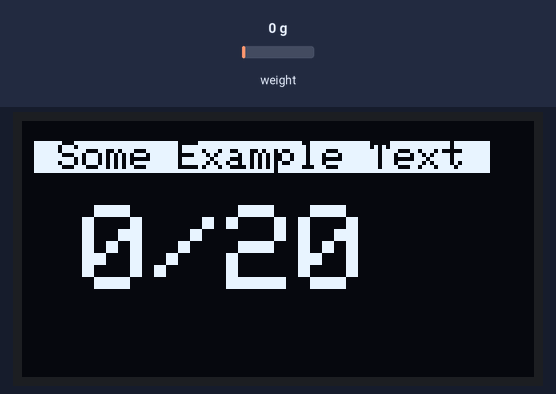
This sketch was run on a simulated Arduino Uno, built with avr-gcc and run on an emulated ATmega328P. Shown: 128×64 one-colour display. The test bench sets the inputs (shaded band); at power-on: weight on the scale 0 g. What the sketch prints to the serial monitor is not drawn.

Above: at 2.2 s.
2.3 s: weight on the scale set to 100 g
At 4.0 s:
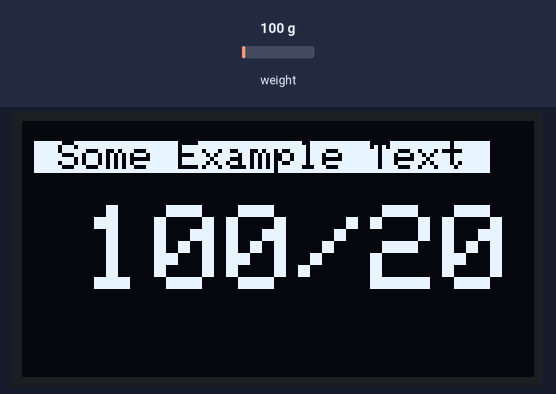
4.9 s: weight on the scale set to 1250 g
At 6.7 s:
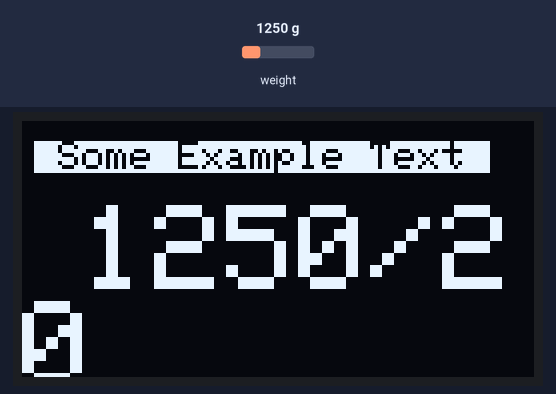
7.5 s: weight on the scale set to 2500 g
At 8.3 s:
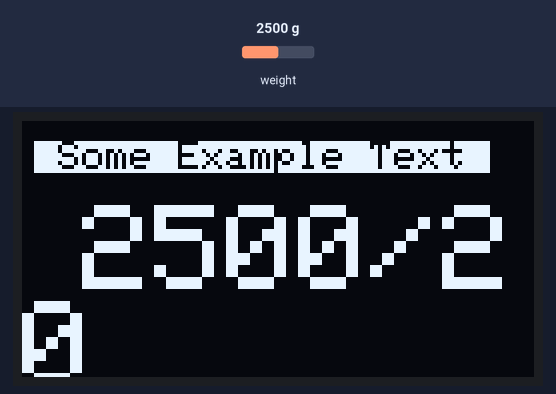
Timing chart, 0 to 10.5 s (numbered marks = the images above; inputs shaded):
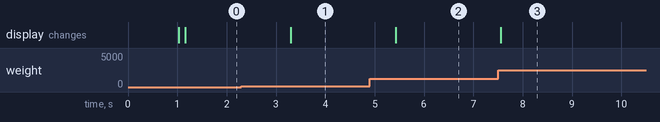

The sketch:

sketch_mar01a.ino
```cpp
// Scale Libraries and setup

#include <HX711.h>

#define DOUT  3
#define CLK  5
#define calibration_factor -970 // Calibration factor of scale

HX711 scale(DOUT, CLK);

// End scale libraries and setup


// OLED Libraries and setup

#include <Adafruit_GFX.h>
#include <Adafruit_SH1106.h>

#define OLED_RESET 4
Adafruit_SH1106 display(OLED_RESET);

// End OLED libraries and setup


// Variables

int loadCellValue = 1;


void setup() {

  Serial.begin(9600);
  scale.set_scale(calibration_factor);
  scale.tare();

  display.begin(SH1106_SWITCHCAPVCC, 0x3C); // this was the missing line of code preventing this from working

}

void loop() {

  Serial.println(F("Entering Loop")); // Used to show loop has been entered

  loadCellValue = scale.get_units(); // Take reading from scale

  //Some Example Text
  display.clearDisplay();
  display.setTextSize(1);
  display.setTextColor(BLACK, WHITE);
  display.setCursor(3,5);
  display.println(" Some Example Text ");
  display.println();
  display.setTextColor(WHITE);
  display.setTextSize(3);
  display.setCursor(15,21);
  display.print(loadCellValue);
  display.print("/");
  display.print("20");
  display.display();
  delay(2000);

}
```

Measured:
- after the input at 2.3 s, the display: changes after 0.99 s (image 1)
- after the input at 4.9 s, the display: changes after 0.53 s (image 2)
- after the input at 7.5 s, the display: changes after 0.06 s (image 3)
